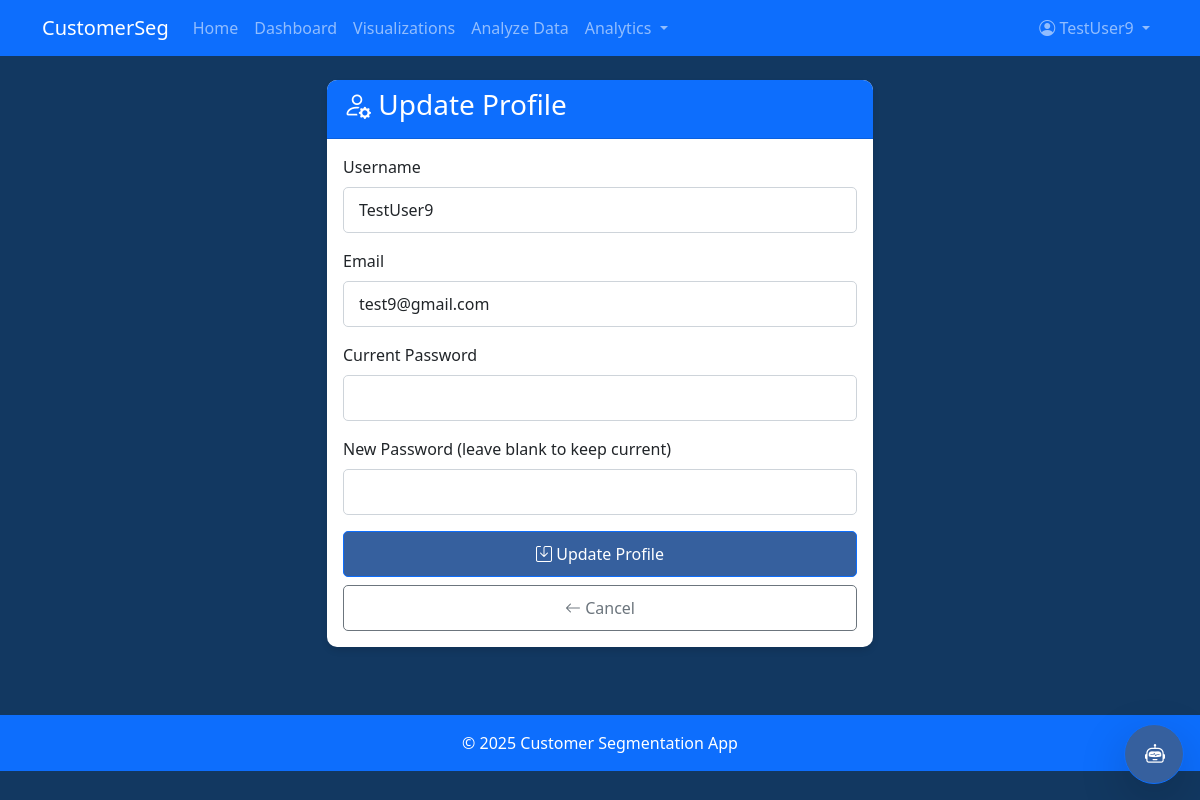
Page /update_profile (signed in) on the committed database.
### tables this page shows
CREATE TABLE users (
            id INTEGER PRIMARY KEY AUTOINCREMENT,
            username TEXT NOT NULL UNIQUE,
            email TEXT NOT NULL UNIQUE,
            password TEXT NOT NULL
        );

### app.py (the view, shortened to what this page needs)
@app.route("/update_profile", methods=['GET', 'POST'])
@login_required
def update_profile():
    user = get_user_by_username(current_user.id)
    return render_template("update_profile.html", user=user)

### app.py (called while the page is built)
@login_manager.user_loader
def user_loader(username):
    users = load_users()
    user_data = users.get(username)
    if user_data:
        user_data['username'] = username  # Add username to the data
        return User(user_data)
    return None

def get_db_connection():
    conn = None
    try:
        conn = sqlite3.connect('database.db')
        conn.row_factory = sqlite3.Row  # This allows accessing columns by name
        return conn
    except Error as e:
        print(f"Error connecting to database: {e}")
        raise

def load_users():
    conn = get_db_connection()
    users = conn.execute('SELECT * FROM users').fetchall()
    conn.close()
    return {user['username']: dict(user) for user in users}

def get_user_by_username(username):
    conn = get_db_connection()
    try:
        user = conn.execute('SELECT * FROM users WHERE username = ?', (username,)).fetchone()
        return dict(user) if user else None
    finally:
        conn.close()

### templates/update_profile.html (shortened to what this page needs)
{% extends "base.html" %}
{% block content %}
<div class="row">
    <div class="col-md-6 mx-auto">
        <div class="card">
            <div class="card-header bg-primary text-white">
                <h3><i class="bi bi-person-gear"></i> Update Profile</h3>
            </div>
            <div class="card-body">
                <form method="POST">
                    <div class="mb-3">
                        <label for="username" class="form-label">Username</label>
                        <input type="text" class="form-control" id="username" name="username"
                               value="{{ user['username'] }}" required>
                    </div>
                    <div class="mb-3">
                        <label for="email" class="form-label">Email</label>
                        <input type="email" class="form-control" id="email" name="email"
                               value="{{ user['email'] }}" required>
                    </div>
                    <div class="mb-3">
                        <label for="current_password" class="form-label">Current Password</label>
                        <input type="password" class="form-control" id="current_password"
                               name="current_password" required>
                    </div>
                    <div class="mb-3">
                        <label for="new_password" class="form-label">New Password (leave blank to keep current)</label>
                        <input type="password" class="form-control" id="new_password" name="new_password">
                    </div>
                    <div class="d-grid gap-2">
                        <button type="submit" class="btn btn-primary">
                            <i class="bi bi-save"></i> Update Profile
                        </button>
                        <a href="{{ url_for('profile_page') }}" class="btn btn-outline-secondary">
                            <i class="bi bi-arrow-left"></i> Cancel
                        </a>
                    </div>
                </form>
            </div>
        </div>
    </div>
</div>
{% endblock %}

### templates/base.html (shortened to what this page needs)
<!DOCTYPE html>
<html lang="en">
<head>
    <link href="https://cdn.jsdelivr.net/npm/bootstrap@5.1.3/dist/css/bootstrap.min.css" rel="stylesheet">
    <link rel="stylesheet" href="https://cdn.jsdelivr.net/npm/bootstrap-icons@1.8.1/font/bootstrap-icons.css">
    <link rel="stylesheet" href="{{ url_for('static', filename='style.css') }}">
    <link href="https://cdn.jsdelivr.net/npm/select2@4.1.0-rc.0/dist/css/select2.min.css" rel="stylesheet" />
</head>
<body>
    <nav class="navbar navbar-expand-lg navbar-dark bg-primary">
        <div class="container">
            <a class="navbar-brand" href="{{ url_for('home_page') }}">CustomerSeg</a>
            <div class="collapse navbar-collapse" id="navbarNav">
                <ul class="navbar-nav me-auto">
                    <li class="nav-item">
                        <a class="nav-link" href="{{ url_for('home_page') }}">Home</a>
                    </li>
                    {% if current_user.is_authenticated %}
                    <li class="nav-item">
                        <a class="nav-link" href="{{ url_for('dashboard') }}">Dashboard</a>
                    </li>
                    <li class="nav-item">
                        <a class="nav-link" href="{{ url_for('visualize_data') }}">Visualizations</a>
                    </li>
                    <li class="nav-item">
                        <a class="nav-link" href="{{ url_for('analyze_data') }}">Analyze Data</a>
                    </li>
                    <li class="nav-item dropdown">
                        <a class="nav-link dropdown-toggle" href="#" id="analyticsDropdown" role="button" data-bs-toggle="dropdown">
                            Analytics
                        </a>
                    </li>
                    {% endif %}
                </ul>
                <ul class="navbar-nav">
                    {% if current_user.is_authenticated %}
                    <li class="nav-item dropdown">
                        <a class="nav-link dropdown-toggle" href="#" id="navbarDropdown" role="button" data-bs-toggle="dropdown">
                            <i class="bi bi-person-circle"></i> {{ current_user.id }}
                        </a>
                    </li>
                    {% endif %}
                </ul>
            </div>
        </div>
    </nav>
    <div class="container mt-4">
        {% block content %}{% endblock %}
    </div>
    <footer class="bg-light text-center text-lg-start mt-5">
        <div class="text-center p-3 bg-primary text-white" style="position: relative; top: 90%; bottom: 1%; width: 100%;">
            © 2025 Customer Segmentation App
        </div>
    </footer>
    <div class="position-fixed bottom-0 end-0 p-3" style="z-index: 11">
        <button type="button" class="btn btn-primary btn-lg rounded-circle shadow-lg"
                data-bs-toggle="modal" data-bs-target="#chatbotModal"
                style="width: 60px; height: 60px;">
            <i class="bi bi-robot"></i>
        </button>
    </div>
</body>
</html>

### static/style.css (style rules this page uses)
body { font-family: 'Segoe UI', Tahoma, Geneva, Verdana, sans-serif; background-color: #123861; color: #212529; }
.card { border-radius: 10px; box-shadow: 0 4px 6px rgba(0, 0, 0, 0.1); margin-bottom: 20px; border: none; }
.card-header { border-radius: 10px 10px 0 0 !important; }
.form-control, .form-select { padding: 10px 15px; border-radius: 5px; border: 1px solid #ced4da; }
.btn { padding: 10px 20px; border-radius: 5px; font-weight: 500; }
.btn-primary { background-color: #36609e; border-color: #0d6efd; }

### rows in the picture
users: id "TestUser9", username "TestUser9", email "test9@gmail.com"
